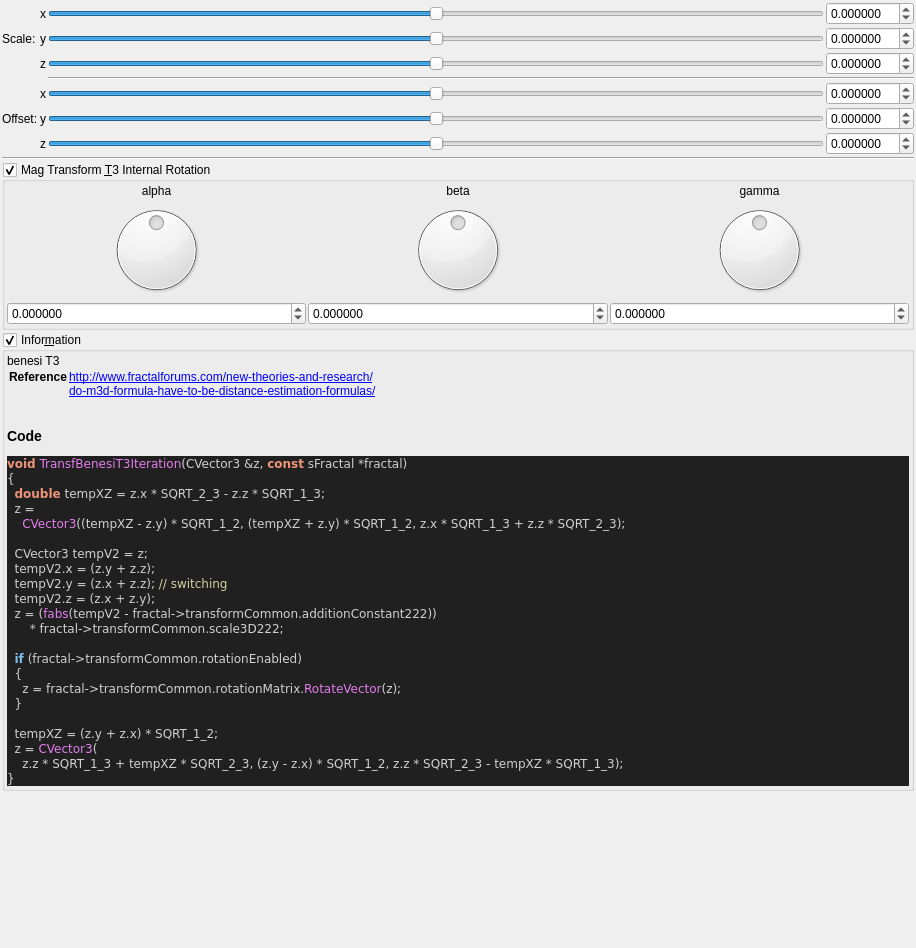
<?xml version="1.0" encoding="UTF-8"?>
<ui version="4.0">
 <class>transf_benesi_t3</class>
 <widget class="QWidget" name="Form">
  <property name="geometry">
   <rect>
    <x>0</x>
    <y>0</y>
    <width>916</width>
    <height>948</height>
   </rect>
  </property>
  <property name="windowTitle">
   <string notr="true">transf_benesi_t3</string>
  </property>
  <layout class="QVBoxLayout" name="verticalLayout">
   <property name="spacing">
    <number>2</number>
   </property>
   <property name="leftMargin">
    <number>2</number>
   </property>
   <property name="topMargin">
    <number>2</number>
   </property>
   <property name="rightMargin">
    <number>2</number>
   </property>
   <property name="bottomMargin">
    <number>2</number>
   </property>
   <item>
    <layout class="QGridLayout" name="gridLayout_63">
     <property name="spacing">
      <number>2</number>
     </property>
     <item row="5" column="3">
      <widget class="QSlider" name="slider3_transf_addition_constant_222_y">
       <property name="sizePolicy">
        <sizepolicy hsizetype="Expanding" vsizetype="Maximum">
         <horstretch>0</horstretch>
         <verstretch>0</verstretch>
        </sizepolicy>
       </property>
       <property name="minimum">
        <number>-5000000</number>
       </property>
       <property name="maximum">
        <number>5000000</number>
       </property>
       <property name="singleStep">
        <number>1</number>
       </property>
       <property name="orientation">
        <enum>Qt::Horizontal</enum>
       </property>
      </widget>
     </item>
     <item row="4" column="3">
      <widget class="QSlider" name="slider3_transf_addition_constant_222_x">
       <property name="sizePolicy">
        <sizepolicy hsizetype="Preferred" vsizetype="Preferred">
         <horstretch>0</horstretch>
         <verstretch>0</verstretch>
        </sizepolicy>
       </property>
       <property name="minimum">
        <number>-5000000</number>
       </property>
       <property name="maximum">
        <number>5000000</number>
       </property>
       <property name="singleStep">
        <number>1</number>
       </property>
       <property name="orientation">
        <enum>Qt::Horizontal</enum>
       </property>
      </widget>
     </item>
     <item row="4" column="2">
      <widget class="QLabel" name="label_254">
       <property name="text">
        <string notr="true">x</string>
       </property>
      </widget>
     </item>
     <item row="3" column="3" colspan="2">
      <widget class="Line" name="line_53">
       <property name="orientation">
        <enum>Qt::Horizontal</enum>
       </property>
      </widget>
     </item>
     <item row="2" column="4">
      <widget class="MyDoubleSpinBox" name="spinbox3_transf_scale3D_222_z">
       <property name="sizePolicy">
        <sizepolicy hsizetype="Minimum" vsizetype="Maximum">
         <horstretch>0</horstretch>
         <verstretch>0</verstretch>
        </sizepolicy>
       </property>
       <property name="prefix">
        <string/>
       </property>
       <property name="suffix">
        <string/>
       </property>
       <property name="decimals">
        <number>6</number>
       </property>
       <property name="minimum">
        <double>-99.989999999999995</double>
       </property>
       <property name="maximum">
        <double>99.989999999999995</double>
       </property>
       <property name="singleStep">
        <double>0.100000000000000</double>
       </property>
      </widget>
     </item>
     <item row="5" column="4">
      <widget class="MyDoubleSpinBox" name="spinbox3_transf_addition_constant_222_y">
       <property name="sizePolicy">
        <sizepolicy hsizetype="Minimum" vsizetype="Maximum">
         <horstretch>0</horstretch>
         <verstretch>0</verstretch>
        </sizepolicy>
       </property>
       <property name="prefix">
        <string/>
       </property>
       <property name="suffix">
        <string/>
       </property>
       <property name="decimals">
        <number>6</number>
       </property>
       <property name="minimum">
        <double>-99.989999999999995</double>
       </property>
       <property name="maximum">
        <double>99.989999999999995</double>
       </property>
       <property name="singleStep">
        <double>0.100000000000000</double>
       </property>
      </widget>
     </item>
     <item row="1" column="1">
      <widget class="QLabel" name="label_258">
       <property name="text">
        <string>Scale:</string>
       </property>
      </widget>
     </item>
     <item row="2" column="3">
      <widget class="QSlider" name="slider3_transf_scale3D_222_z">
       <property name="sizePolicy">
        <sizepolicy hsizetype="Expanding" vsizetype="Maximum">
         <horstretch>0</horstretch>
         <verstretch>0</verstretch>
        </sizepolicy>
       </property>
       <property name="minimum">
        <number>-5000000</number>
       </property>
       <property name="maximum">
        <number>5000000</number>
       </property>
       <property name="singleStep">
        <number>1</number>
       </property>
       <property name="orientation">
        <enum>Qt::Horizontal</enum>
       </property>
      </widget>
     </item>
     <item row="1" column="4">
      <widget class="MyDoubleSpinBox" name="spinbox3_transf_scale3D_222_y">
       <property name="sizePolicy">
        <sizepolicy hsizetype="Minimum" vsizetype="Maximum">
         <horstretch>0</horstretch>
         <verstretch>0</verstretch>
        </sizepolicy>
       </property>
       <property name="prefix">
        <string/>
       </property>
       <property name="suffix">
        <string/>
       </property>
       <property name="decimals">
        <number>6</number>
       </property>
       <property name="minimum">
        <double>-99.989999999999995</double>
       </property>
       <property name="maximum">
        <double>99.989999999999995</double>
       </property>
       <property name="singleStep">
        <double>0.100000000000000</double>
       </property>
      </widget>
     </item>
     <item row="6" column="2">
      <widget class="QLabel" name="label_261">
       <property name="text">
        <string notr="true">z</string>
       </property>
      </widget>
     </item>
     <item row="1" column="2">
      <widget class="QLabel" name="label_256">
       <property name="text">
        <string notr="true">y</string>
       </property>
      </widget>
     </item>
     <item row="0" column="4">
      <widget class="MyDoubleSpinBox" name="spinbox3_transf_scale3D_222_x">
       <property name="sizePolicy">
        <sizepolicy hsizetype="Minimum" vsizetype="Maximum">
         <horstretch>0</horstretch>
         <verstretch>0</verstretch>
        </sizepolicy>
       </property>
       <property name="prefix">
        <string/>
       </property>
       <property name="suffix">
        <string/>
       </property>
       <property name="decimals">
        <number>6</number>
       </property>
       <property name="minimum">
        <double>-99.989999999999995</double>
       </property>
       <property name="maximum">
        <double>99.989999999999995</double>
       </property>
       <property name="singleStep">
        <double>0.100000000000000</double>
       </property>
      </widget>
     </item>
     <item row="6" column="3">
      <widget class="QSlider" name="slider3_transf_addition_constant_222_z">
       <property name="sizePolicy">
        <sizepolicy hsizetype="Expanding" vsizetype="Maximum">
         <horstretch>0</horstretch>
         <verstretch>0</verstretch>
        </sizepolicy>
       </property>
       <property name="minimum">
        <number>-5000000</number>
       </property>
       <property name="maximum">
        <number>5000000</number>
       </property>
       <property name="singleStep">
        <number>1</number>
       </property>
       <property name="orientation">
        <enum>Qt::Horizontal</enum>
       </property>
      </widget>
     </item>
     <item row="2" column="2">
      <widget class="QLabel" name="label_260">
       <property name="text">
        <string notr="true">z</string>
       </property>
      </widget>
     </item>
     <item row="0" column="2">
      <widget class="QLabel" name="label_252">
       <property name="text">
        <string notr="true">x</string>
       </property>
      </widget>
     </item>
     <item row="1" column="3">
      <widget class="QSlider" name="slider3_transf_scale3D_222_y">
       <property name="sizePolicy">
        <sizepolicy hsizetype="Expanding" vsizetype="Maximum">
         <horstretch>0</horstretch>
         <verstretch>0</verstretch>
        </sizepolicy>
       </property>
       <property name="minimum">
        <number>-5000000</number>
       </property>
       <property name="maximum">
        <number>5000000</number>
       </property>
       <property name="singleStep">
        <number>1</number>
       </property>
       <property name="orientation">
        <enum>Qt::Horizontal</enum>
       </property>
      </widget>
     </item>
     <item row="5" column="2">
      <widget class="QLabel" name="label_259">
       <property name="text">
        <string notr="true">y</string>
       </property>
      </widget>
     </item>
     <item row="4" column="4">
      <widget class="MyDoubleSpinBox" name="spinbox3_transf_addition_constant_222_x">
       <property name="sizePolicy">
        <sizepolicy hsizetype="Minimum" vsizetype="Maximum">
         <horstretch>0</horstretch>
         <verstretch>0</verstretch>
        </sizepolicy>
       </property>
       <property name="prefix">
        <string/>
       </property>
       <property name="suffix">
        <string/>
       </property>
       <property name="decimals">
        <number>6</number>
       </property>
       <property name="minimum">
        <double>-99.989999999999995</double>
       </property>
       <property name="maximum">
        <double>99.989999999999995</double>
       </property>
       <property name="singleStep">
        <double>0.100000000000000</double>
       </property>
      </widget>
     </item>
     <item row="5" column="1">
      <widget class="QLabel" name="label_255">
       <property name="text">
        <string>Offset:</string>
       </property>
      </widget>
     </item>
     <item row="0" column="3">
      <widget class="QSlider" name="slider3_transf_scale3D_222_x">
       <property name="sizePolicy">
        <sizepolicy hsizetype="Preferred" vsizetype="Preferred">
         <horstretch>0</horstretch>
         <verstretch>0</verstretch>
        </sizepolicy>
       </property>
       <property name="minimum">
        <number>-5000000</number>
       </property>
       <property name="maximum">
        <number>5000000</number>
       </property>
       <property name="singleStep">
        <number>1</number>
       </property>
       <property name="orientation">
        <enum>Qt::Horizontal</enum>
       </property>
      </widget>
     </item>
     <item row="6" column="4">
      <widget class="MyDoubleSpinBox" name="spinbox3_transf_addition_constant_222_z">
       <property name="sizePolicy">
        <sizepolicy hsizetype="Minimum" vsizetype="Maximum">
         <horstretch>0</horstretch>
         <verstretch>0</verstretch>
        </sizepolicy>
       </property>
       <property name="prefix">
        <string/>
       </property>
       <property name="suffix">
        <string/>
       </property>
       <property name="decimals">
        <number>6</number>
       </property>
       <property name="minimum">
        <double>-99.989999999999995</double>
       </property>
       <property name="maximum">
        <double>99.989999999999995</double>
       </property>
       <property name="singleStep">
        <double>0.100000000000000</double>
       </property>
      </widget>
     </item>
    </layout>
   </item>
   <item>
    <widget class="Line" name="line_55">
     <property name="orientation">
      <enum>Qt::Horizontal</enum>
     </property>
    </widget>
   </item>
   <item>
    <widget class="MyGroupBox" name="groupCheck_transf_rotation_enabled">
     <property name="title">
      <string>Mag Transform &amp;T3 Internal Rotation</string>
     </property>
     <property name="checkable">
      <bool>true</bool>
     </property>
     <layout class="QVBoxLayout" name="verticalLayout_8" stretch="0">
      <property name="spacing">
       <number>2</number>
      </property>
      <property name="leftMargin">
       <number>2</number>
      </property>
      <property name="topMargin">
       <number>2</number>
      </property>
      <property name="rightMargin">
       <number>2</number>
      </property>
      <property name="bottomMargin">
       <number>2</number>
      </property>
      <item>
       <layout class="QGridLayout" name="gridLayout_10">
        <property name="spacing">
         <number>2</number>
        </property>
        <item row="1" column="2">
         <widget class="QLabel" name="label_36">
          <property name="text">
           <string notr="true">gamma</string>
          </property>
          <property name="alignment">
           <set>Qt::AlignCenter</set>
          </property>
         </widget>
        </item>
        <item row="1" column="1">
         <widget class="QLabel" name="label_34">
          <property name="text">
           <string notr="true">beta</string>
          </property>
          <property name="alignment">
           <set>Qt::AlignCenter</set>
          </property>
         </widget>
        </item>
        <item row="1" column="0">
         <widget class="QLabel" name="label_35">
          <property name="text">
           <string notr="true">alpha</string>
          </property>
          <property name="alignment">
           <set>Qt::AlignCenter</set>
          </property>
         </widget>
        </item>
        <item row="2" column="1">
         <widget class="QDial" name="dial3_transf_rotation_y">
          <property name="minimum">
           <number>-18000</number>
          </property>
          <property name="maximum">
           <number>18000</number>
          </property>
          <property name="wrapping">
           <bool>true</bool>
          </property>
         </widget>
        </item>
        <item row="2" column="2">
         <widget class="QDial" name="dial3_transf_rotation_z">
          <property name="minimum">
           <number>-18000</number>
          </property>
          <property name="maximum">
           <number>18000</number>
          </property>
          <property name="wrapping">
           <bool>true</bool>
          </property>
         </widget>
        </item>
        <item row="3" column="0">
         <widget class="MyDoubleSpinBox" name="spinboxd3_transf_rotation_x">
          <property name="sizePolicy">
           <sizepolicy hsizetype="Minimum" vsizetype="Maximum">
            <horstretch>0</horstretch>
            <verstretch>0</verstretch>
           </sizepolicy>
          </property>
          <property name="prefix">
           <string/>
          </property>
          <property name="suffix">
           <string/>
          </property>
          <property name="decimals">
           <number>6</number>
          </property>
          <property name="minimum">
           <double>-180.000000000000000</double>
          </property>
          <property name="maximum">
           <double>180.000000000000000</double>
          </property>
          <property name="singleStep">
           <double>1.000000000000000</double>
          </property>
         </widget>
        </item>
        <item row="2" column="0">
         <widget class="QDial" name="dial3_transf_rotation_x">
          <property name="minimum">
           <number>-18000</number>
          </property>
          <property name="maximum">
           <number>18000</number>
          </property>
          <property name="wrapping">
           <bool>true</bool>
          </property>
         </widget>
        </item>
        <item row="3" column="2">
         <widget class="MyDoubleSpinBox" name="spinboxd3_transf_rotation_z">
          <property name="sizePolicy">
           <sizepolicy hsizetype="Minimum" vsizetype="Maximum">
            <horstretch>0</horstretch>
            <verstretch>0</verstretch>
           </sizepolicy>
          </property>
          <property name="prefix">
           <string/>
          </property>
          <property name="suffix">
           <string/>
          </property>
          <property name="decimals">
           <number>6</number>
          </property>
          <property name="minimum">
           <double>-180.000000000000000</double>
          </property>
          <property name="maximum">
           <double>180.000000000000000</double>
          </property>
          <property name="singleStep">
           <double>1.000000000000000</double>
          </property>
         </widget>
        </item>
        <item row="3" column="1">
         <widget class="MyDoubleSpinBox" name="spinboxd3_transf_rotation_y">
          <property name="sizePolicy">
           <sizepolicy hsizetype="Minimum" vsizetype="Maximum">
            <horstretch>0</horstretch>
            <verstretch>0</verstretch>
           </sizepolicy>
          </property>
          <property name="prefix">
           <string/>
          </property>
          <property name="suffix">
           <string/>
          </property>
          <property name="decimals">
           <number>6</number>
          </property>
          <property name="minimum">
           <double>-180.000000000000000</double>
          </property>
          <property name="maximum">
           <double>180.000000000000000</double>
          </property>
          <property name="singleStep">
           <double>1.000000000000000</double>
          </property>
         </widget>
        </item>
       </layout>
      </item>
     </layout>
    </widget>
   </item>
   <item>
    <widget class="MyGroupBox" name="groupCheck_info">
     <property name="title">
      <string>Infor&amp;mation</string>
     </property>
     <property name="flat">
      <bool>false</bool>
     </property>
     <property name="checkable">
      <bool>true</bool>
     </property>
     <layout class="QVBoxLayout" name="verticalLayout_2">
      <property name="spacing">
       <number>2</number>
      </property>
      <property name="leftMargin">
       <number>2</number>
      </property>
      <property name="topMargin">
       <number>2</number>
      </property>
      <property name="rightMargin">
       <number>2</number>
      </property>
      <property name="bottomMargin">
       <number>2</number>
      </property>
      <item>
       <widget class="QLabel" name="label_code_content">
        <property name="text">
         <string notr="true">&lt;p&gt;benesi T3&lt;/p&gt;&lt;table&gt;
&lt;tr&gt;&lt;th&gt;Reference&lt;/th&gt;&lt;td&gt;&lt;a href=&quot;http://www.fractalforums.com/new-theories-and-research/&quot;&gt;http://www.fractalforums.com/new-theories-and-research/&lt;br&gt;
&lt;a href=&quot;do-m3d-formula-have-to-be-distance-estimation-formulas/&quot;&gt;do-m3d-formula-have-to-be-distance-estimation-formulas/&lt;br&gt;
&lt;/td&gt;&lt;/tr&gt;
&lt;/table&gt;
&lt;h3&gt;Code&lt;/h3&gt;
&lt;body style=&quot;background-color:#202020&quot;&gt;
&lt;pre style=&quot;color:#d0d0d0; background-color:#202020;  font-family:'Courier New',monospace;&quot;&gt;&lt;span style=&quot;color:#f09479; font-weight:bold&quot;&gt;void&lt;/span&gt; &lt;span style=&quot;color:#e47eed&quot;&gt;TransfBenesiT3Iteration&lt;/span&gt;&lt;span style=&quot;color:#d0d0d0&quot;&gt;(&lt;/span&gt;CVector3 &lt;span style=&quot;color:#d0d0d0&quot;&gt;&amp;amp;&lt;/span&gt;z&lt;span style=&quot;color:#d0d0d0&quot;&gt;,&lt;/span&gt; &lt;span style=&quot;color:#f09479; font-weight:bold&quot;&gt;const&lt;/span&gt; sFractal &lt;span style=&quot;color:#d0d0d0&quot;&gt;*&lt;/span&gt;fractal&lt;span style=&quot;color:#d0d0d0&quot;&gt;)&lt;/span&gt;
&lt;span style=&quot;color:#d0d0d0&quot;&gt;{&lt;/span&gt;
  &lt;span style=&quot;color:#f09479; font-weight:bold&quot;&gt;double&lt;/span&gt; tempXZ &lt;span style=&quot;color:#d0d0d0&quot;&gt;=&lt;/span&gt; z&lt;span style=&quot;color:#d0d0d0&quot;&gt;.&lt;/span&gt;x &lt;span style=&quot;color:#d0d0d0&quot;&gt;*&lt;/span&gt; SQRT_2_3 &lt;span style=&quot;color:#d0d0d0&quot;&gt;-&lt;/span&gt; z&lt;span style=&quot;color:#d0d0d0&quot;&gt;.&lt;/span&gt;z &lt;span style=&quot;color:#d0d0d0&quot;&gt;*&lt;/span&gt; SQRT_1_3&lt;span style=&quot;color:#d0d0d0&quot;&gt;;&lt;/span&gt;
  z &lt;span style=&quot;color:#d0d0d0&quot;&gt;=&lt;/span&gt;
    &lt;span style=&quot;color:#e47eed&quot;&gt;CVector3&lt;/span&gt;&lt;span style=&quot;color:#d0d0d0&quot;&gt;((&lt;/span&gt;tempXZ &lt;span style=&quot;color:#d0d0d0&quot;&gt;-&lt;/span&gt; z&lt;span style=&quot;color:#d0d0d0&quot;&gt;.&lt;/span&gt;y&lt;span style=&quot;color:#d0d0d0&quot;&gt;) *&lt;/span&gt; SQRT_1_2&lt;span style=&quot;color:#d0d0d0&quot;&gt;, (&lt;/span&gt;tempXZ &lt;span style=&quot;color:#d0d0d0&quot;&gt;+&lt;/span&gt; z&lt;span style=&quot;color:#d0d0d0&quot;&gt;.&lt;/span&gt;y&lt;span style=&quot;color:#d0d0d0&quot;&gt;) *&lt;/span&gt; SQRT_1_2&lt;span style=&quot;color:#d0d0d0&quot;&gt;,&lt;/span&gt; z&lt;span style=&quot;color:#d0d0d0&quot;&gt;.&lt;/span&gt;x &lt;span style=&quot;color:#d0d0d0&quot;&gt;*&lt;/span&gt; SQRT_1_3 &lt;span style=&quot;color:#d0d0d0&quot;&gt;+&lt;/span&gt; z&lt;span style=&quot;color:#d0d0d0&quot;&gt;.&lt;/span&gt;z &lt;span style=&quot;color:#d0d0d0&quot;&gt;*&lt;/span&gt; SQRT_2_3&lt;span style=&quot;color:#d0d0d0&quot;&gt;);&lt;/span&gt;

  CVector3 tempV2 &lt;span style=&quot;color:#d0d0d0&quot;&gt;=&lt;/span&gt; z&lt;span style=&quot;color:#d0d0d0&quot;&gt;;&lt;/span&gt;
  tempV2&lt;span style=&quot;color:#d0d0d0&quot;&gt;.&lt;/span&gt;x &lt;span style=&quot;color:#d0d0d0&quot;&gt;= (&lt;/span&gt;z&lt;span style=&quot;color:#d0d0d0&quot;&gt;.&lt;/span&gt;y &lt;span style=&quot;color:#d0d0d0&quot;&gt;+&lt;/span&gt; z&lt;span style=&quot;color:#d0d0d0&quot;&gt;.&lt;/span&gt;z&lt;span style=&quot;color:#d0d0d0&quot;&gt;);&lt;/span&gt;
  tempV2&lt;span style=&quot;color:#d0d0d0&quot;&gt;.&lt;/span&gt;y &lt;span style=&quot;color:#d0d0d0&quot;&gt;= (&lt;/span&gt;z&lt;span style=&quot;color:#d0d0d0&quot;&gt;.&lt;/span&gt;x &lt;span style=&quot;color:#d0d0d0&quot;&gt;+&lt;/span&gt; z&lt;span style=&quot;color:#d0d0d0&quot;&gt;.&lt;/span&gt;z&lt;span style=&quot;color:#d0d0d0&quot;&gt;);&lt;/span&gt; &lt;span style=&quot;color:#d0d0a0&quot;&gt;// switching&lt;/span&gt;
  tempV2&lt;span style=&quot;color:#d0d0d0&quot;&gt;.&lt;/span&gt;z &lt;span style=&quot;color:#d0d0d0&quot;&gt;= (&lt;/span&gt;z&lt;span style=&quot;color:#d0d0d0&quot;&gt;.&lt;/span&gt;x &lt;span style=&quot;color:#d0d0d0&quot;&gt;+&lt;/span&gt; z&lt;span style=&quot;color:#d0d0d0&quot;&gt;.&lt;/span&gt;y&lt;span style=&quot;color:#d0d0d0&quot;&gt;);&lt;/span&gt;
  z &lt;span style=&quot;color:#d0d0d0&quot;&gt;= (&lt;/span&gt;&lt;span style=&quot;color:#e47eed&quot;&gt;fabs&lt;/span&gt;&lt;span style=&quot;color:#d0d0d0&quot;&gt;(&lt;/span&gt;tempV2 &lt;span style=&quot;color:#d0d0d0&quot;&gt;-&lt;/span&gt; fractal&lt;span style=&quot;color:#d0d0d0&quot;&gt;-&amp;gt;&lt;/span&gt;transformCommon&lt;span style=&quot;color:#d0d0d0&quot;&gt;.&lt;/span&gt;additionConstant222&lt;span style=&quot;color:#d0d0d0&quot;&gt;))&lt;/span&gt;
      &lt;span style=&quot;color:#d0d0d0&quot;&gt;*&lt;/span&gt; fractal&lt;span style=&quot;color:#d0d0d0&quot;&gt;-&amp;gt;&lt;/span&gt;transformCommon&lt;span style=&quot;color:#d0d0d0&quot;&gt;.&lt;/span&gt;scale3D222&lt;span style=&quot;color:#d0d0d0&quot;&gt;;&lt;/span&gt;

  &lt;span style=&quot;color:#7ec0ee; font-weight:bold&quot;&gt;if&lt;/span&gt; &lt;span style=&quot;color:#d0d0d0&quot;&gt;(&lt;/span&gt;fractal&lt;span style=&quot;color:#d0d0d0&quot;&gt;-&amp;gt;&lt;/span&gt;transformCommon&lt;span style=&quot;color:#d0d0d0&quot;&gt;.&lt;/span&gt;rotationEnabled&lt;span style=&quot;color:#d0d0d0&quot;&gt;)&lt;/span&gt;
  &lt;span style=&quot;color:#d0d0d0&quot;&gt;{&lt;/span&gt;
    z &lt;span style=&quot;color:#d0d0d0&quot;&gt;=&lt;/span&gt; fractal&lt;span style=&quot;color:#d0d0d0&quot;&gt;-&amp;gt;&lt;/span&gt;transformCommon&lt;span style=&quot;color:#d0d0d0&quot;&gt;.&lt;/span&gt;rotationMatrix&lt;span style=&quot;color:#d0d0d0&quot;&gt;.&lt;/span&gt;&lt;span style=&quot;color:#e47eed&quot;&gt;RotateVector&lt;/span&gt;&lt;span style=&quot;color:#d0d0d0&quot;&gt;(&lt;/span&gt;z&lt;span style=&quot;color:#d0d0d0&quot;&gt;);&lt;/span&gt;
  &lt;span style=&quot;color:#d0d0d0&quot;&gt;}&lt;/span&gt;

  tempXZ &lt;span style=&quot;color:#d0d0d0&quot;&gt;= (&lt;/span&gt;z&lt;span style=&quot;color:#d0d0d0&quot;&gt;.&lt;/span&gt;y &lt;span style=&quot;color:#d0d0d0&quot;&gt;+&lt;/span&gt; z&lt;span style=&quot;color:#d0d0d0&quot;&gt;.&lt;/span&gt;x&lt;span style=&quot;color:#d0d0d0&quot;&gt;) *&lt;/span&gt; SQRT_1_2&lt;span style=&quot;color:#d0d0d0&quot;&gt;;&lt;/span&gt;
  z &lt;span style=&quot;color:#d0d0d0&quot;&gt;=&lt;/span&gt; &lt;span style=&quot;color:#e47eed&quot;&gt;CVector3&lt;/span&gt;&lt;span style=&quot;color:#d0d0d0&quot;&gt;(&lt;/span&gt;
    z&lt;span style=&quot;color:#d0d0d0&quot;&gt;.&lt;/span&gt;z &lt;span style=&quot;color:#d0d0d0&quot;&gt;*&lt;/span&gt; SQRT_1_3 &lt;span style=&quot;color:#d0d0d0&quot;&gt;+&lt;/span&gt; tempXZ &lt;span style=&quot;color:#d0d0d0&quot;&gt;*&lt;/span&gt; SQRT_2_3&lt;span style=&quot;color:#d0d0d0&quot;&gt;, (&lt;/span&gt;z&lt;span style=&quot;color:#d0d0d0&quot;&gt;.&lt;/span&gt;y &lt;span style=&quot;color:#d0d0d0&quot;&gt;-&lt;/span&gt; z&lt;span style=&quot;color:#d0d0d0&quot;&gt;.&lt;/span&gt;x&lt;span style=&quot;color:#d0d0d0&quot;&gt;) *&lt;/span&gt; SQRT_1_2&lt;span style=&quot;color:#d0d0d0&quot;&gt;,&lt;/span&gt; z&lt;span style=&quot;color:#d0d0d0&quot;&gt;.&lt;/span&gt;z &lt;span style=&quot;color:#d0d0d0&quot;&gt;*&lt;/span&gt; SQRT_2_3 &lt;span style=&quot;color:#d0d0d0&quot;&gt;-&lt;/span&gt; tempXZ &lt;span style=&quot;color:#d0d0d0&quot;&gt;*&lt;/span&gt; SQRT_1_3&lt;span style=&quot;color:#d0d0d0&quot;&gt;);&lt;/span&gt;
&lt;span style=&quot;color:#d0d0d0&quot;&gt;}&lt;/span&gt;
&lt;/pre&gt;
&lt;/body&gt;</string>
        </property>
        <property name="wordWrap">
         <bool>true</bool>
        </property>
        <property name="openExternalLinks">
         <bool>true</bool>
        </property>
        <property name="textInteractionFlags">
         <set>Qt::LinksAccessibleByMouse|Qt::TextSelectableByMouse</set>
        </property>
       </widget>
      </item>
     </layout>
    </widget>
   </item>
   <item>
    <spacer name="verticalSpacer">
     <property name="orientation">
      <enum>Qt::Vertical</enum>
     </property>
     <property name="sizeHint" stdset="0">
      <size>
       <width>20</width>
       <height>40</height>
      </size>
     </property>
    </spacer>
   </item>
  </layout>
 </widget>
 <customwidgets>
  <customwidget>
   <class>MyDoubleSpinBox</class>
   <extends>QDoubleSpinBox</extends>
   <header>my_double_spin_box.h</header>
  </customwidget>
  <customwidget>
   <class>MyGroupBox</class>
   <extends>QGroupBox</extends>
   <header>my_group_box.h</header>
   <container>1</container>
  </customwidget>
 </customwidgets>
 <tabstops>
  <tabstop>slider3_transf_scale3D_222_x</tabstop>
  <tabstop>spinbox3_transf_scale3D_222_x</tabstop>
  <tabstop>slider3_transf_scale3D_222_y</tabstop>
  <tabstop>spinbox3_transf_scale3D_222_y</tabstop>
  <tabstop>slider3_transf_scale3D_222_z</tabstop>
  <tabstop>spinbox3_transf_scale3D_222_z</tabstop>
  <tabstop>slider3_transf_addition_constant_222_x</tabstop>
  <tabstop>spinbox3_transf_addition_constant_222_x</tabstop>
  <tabstop>slider3_transf_addition_constant_222_y</tabstop>
  <tabstop>spinbox3_transf_addition_constant_222_y</tabstop>
  <tabstop>slider3_transf_addition_constant_222_z</tabstop>
  <tabstop>spinbox3_transf_addition_constant_222_z</tabstop>
  <tabstop>groupCheck_transf_rotation_enabled</tabstop>
  <tabstop>dial3_transf_rotation_x</tabstop>
  <tabstop>dial3_transf_rotation_y</tabstop>
  <tabstop>dial3_transf_rotation_z</tabstop>
  <tabstop>spinboxd3_transf_rotation_x</tabstop>
  <tabstop>spinboxd3_transf_rotation_y</tabstop>
  <tabstop>spinboxd3_transf_rotation_z</tabstop>
  <tabstop>groupCheck_info</tabstop>
 </tabstops>
 <resources/>
 <connections/>
</ui>
